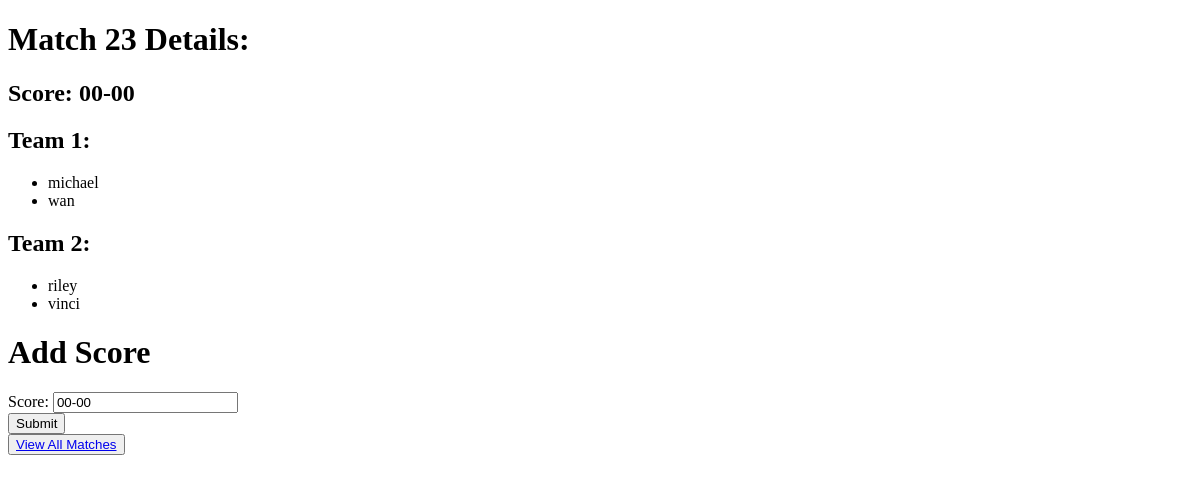
Before: /kevin/badders/1/23 with the older database file.
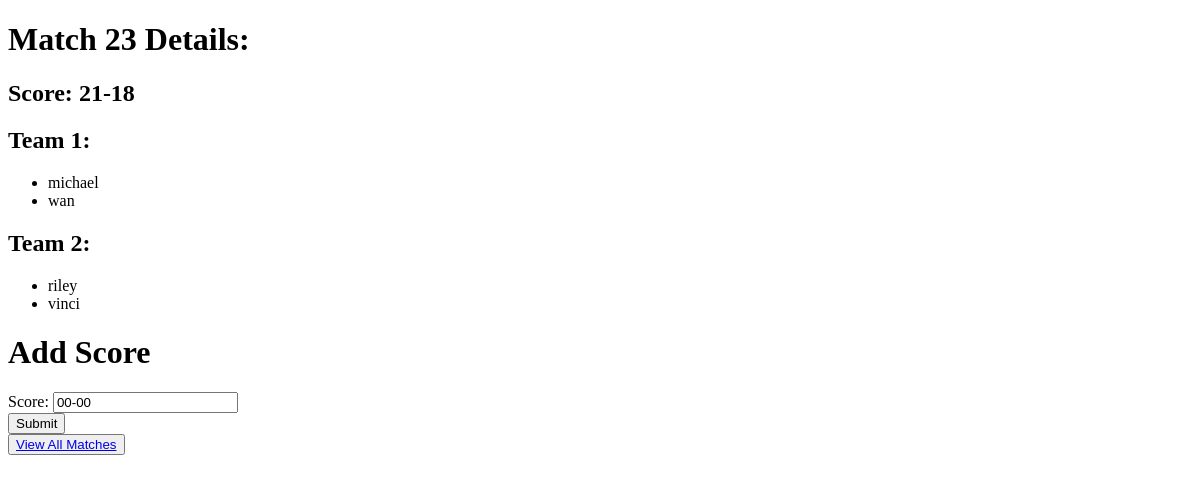
After: the same page with the newer database file.
### mainApp/models.py (models this page shows, shortened)
class match(models.Model):
    matchID = models.AutoField(primary_key=True)
    session = models.ForeignKey(session,on_delete=models.CASCADE)
    team1 = models.ManyToManyField(player, related_name='team1', blank=True)
    team2 = models.ManyToManyField(player, related_name='team2', blank=True)
    score = models.CharField(max_length = 255, default = '00-00')
    completed = models.BooleanField(default=False)
    class Meta:
        constraints = [
            models.UniqueConstraint(fields=['matchID', 'session'], name='unique_match'),
        ]

### mainApp/views.py (the view, shortened to what this page needs)
# urls.py: path('<str:username>/<str:clubname>/<int:sessionid>/<int:matchid>',views.displayMatch,name = 'displayMatch'),
def displayMatch(request,username,clubname,sessionid,matchid):
    matchInstance = match.objects.get(matchID=matchid)
    organiserInstance = User.objects.get(username=username)
    clubInstance = club.objects.get(clubName = clubname, clubOrganiser = organiserInstance)
    team1 = matchInstance.team1
    team2 = matchInstance.team2
    team1_names = [player.playerName for player in team1.all()]
    team2_names = [player.playerName for player in team2.all()]
    score = matchInstance.score
    form = addScore()
    context = {
    'form':form,
    'match':matchid,
    'user': username,
    'club':clubname,
    'team1':team1_names,
    'team2':team2_names,
    'score':score,
    'session':sessionid
    }
    return render(request,"displayMatch.html",context)

### mainApp/forms.py
class addScore(forms.ModelForm):
    class Meta:
        model = match
        fields = ('score',)

### mainApp/templates/displayMatch.html (shortened to what this page needs)
<!DOCTYPE html>
<html lang="en">
<head>
</head>
<body>
    <h1>Match {{match}} Details:</h1>
    <h2>Score: {{score}}</h2>
    <h2>Team 1:</h2>
    <ul>
        {% for player in team1 %}
            <li>{{player}}</li>
        {% endfor %}
    </ul>
    <h2>Team 2:</h2>
    <ul>
        {% for player in team2 %}
            <li>{{player}}</li>
        {% endfor %}
    </ul>
    <h1>Add Score</h1>
    <form method="POST">
        {{form}}
        <input type="submit" name="Add Score">
    </form>
    <button> <a href="{% url 'displaysession' username=user clubname=club sessionid=session%}">View All Matches</a></button>
</body>
</html>

Changed rows visible on the page:
changed match: score "00-00" → "21-18"
